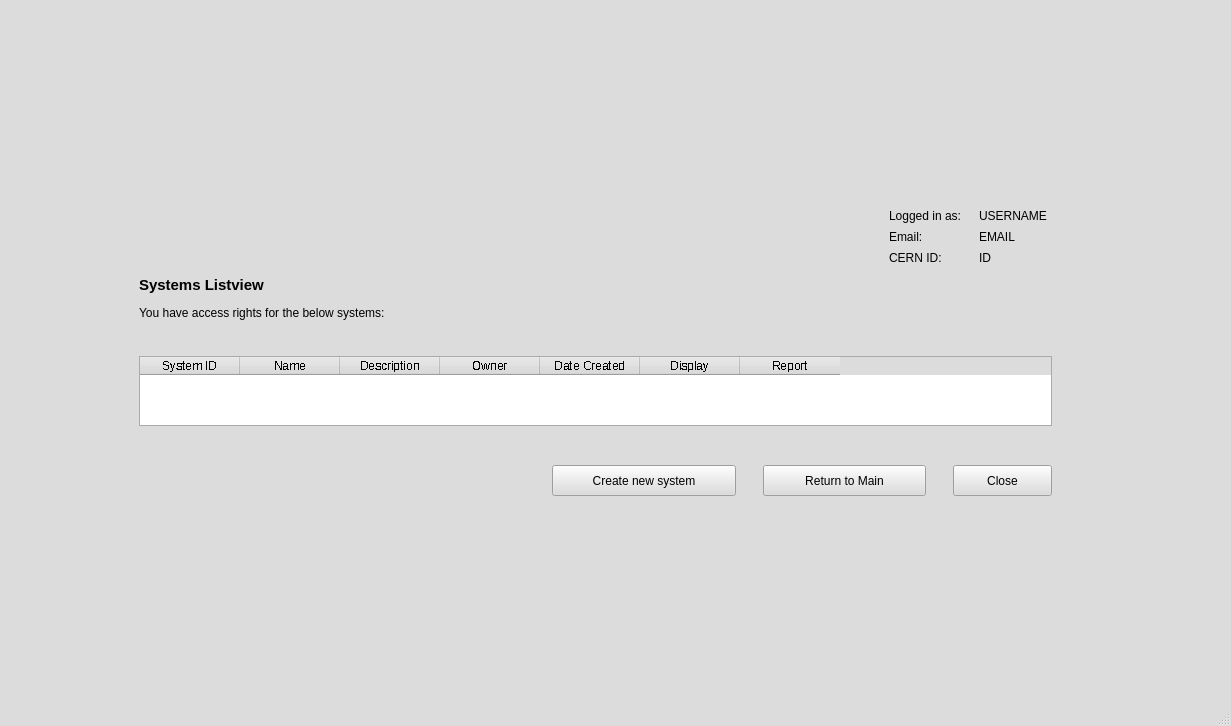
<?xml version="1.0" encoding="UTF-8"?>
<ui version="4.0">
 <class>MainWindow</class>
 <widget class="QMainWindow" name="MainWindow">
  <property name="geometry">
   <rect>
    <x>0</x>
    <y>0</y>
    <width>1231</width>
    <height>726</height>
   </rect>
  </property>
  <property name="palette">
   <palette>
    <active>
     <colorrole role="WindowText">
      <brush brushstyle="SolidPattern">
       <color alpha="255">
        <red>0</red>
        <green>0</green>
        <blue>0</blue>
       </color>
      </brush>
     </colorrole>
     <colorrole role="Button">
      <brush brushstyle="SolidPattern">
       <color alpha="255">
        <red>220</red>
        <green>220</green>
        <blue>220</blue>
       </color>
      </brush>
     </colorrole>
     <colorrole role="Light">
      <brush brushstyle="SolidPattern">
       <color alpha="255">
        <red>255</red>
        <green>255</green>
        <blue>255</blue>
       </color>
      </brush>
     </colorrole>
     <colorrole role="Midlight">
      <brush brushstyle="SolidPattern">
       <color alpha="255">
        <red>237</red>
        <green>237</green>
        <blue>237</blue>
       </color>
      </brush>
     </colorrole>
     <colorrole role="Dark">
      <brush brushstyle="SolidPattern">
       <color alpha="255">
        <red>110</red>
        <green>110</green>
        <blue>110</blue>
       </color>
      </brush>
     </colorrole>
     <colorrole role="Mid">
      <brush brushstyle="SolidPattern">
       <color alpha="255">
        <red>147</red>
        <green>147</green>
        <blue>147</blue>
       </color>
      </brush>
     </colorrole>
     <colorrole role="Text">
      <brush brushstyle="SolidPattern">
       <color alpha="255">
        <red>0</red>
        <green>0</green>
        <blue>0</blue>
       </color>
      </brush>
     </colorrole>
     <colorrole role="BrightText">
      <brush brushstyle="SolidPattern">
       <color alpha="255">
        <red>255</red>
        <green>255</green>
        <blue>255</blue>
       </color>
      </brush>
     </colorrole>
     <colorrole role="ButtonText">
      <brush brushstyle="SolidPattern">
       <color alpha="255">
        <red>0</red>
        <green>0</green>
        <blue>0</blue>
       </color>
      </brush>
     </colorrole>
     <colorrole role="Base">
      <brush brushstyle="SolidPattern">
       <color alpha="255">
        <red>255</red>
        <green>255</green>
        <blue>255</blue>
       </color>
      </brush>
     </colorrole>
     <colorrole role="Window">
      <brush brushstyle="SolidPattern">
       <color alpha="255">
        <red>220</red>
        <green>220</green>
        <blue>220</blue>
       </color>
      </brush>
     </colorrole>
     <colorrole role="Shadow">
      <brush brushstyle="SolidPattern">
       <color alpha="255">
        <red>0</red>
        <green>0</green>
        <blue>0</blue>
       </color>
      </brush>
     </colorrole>
     <colorrole role="AlternateBase">
      <brush brushstyle="SolidPattern">
       <color alpha="255">
        <red>237</red>
        <green>237</green>
        <blue>237</blue>
       </color>
      </brush>
     </colorrole>
     <colorrole role="ToolTipBase">
      <brush brushstyle="SolidPattern">
       <color alpha="255">
        <red>255</red>
        <green>255</green>
        <blue>220</blue>
       </color>
      </brush>
     </colorrole>
     <colorrole role="ToolTipText">
      <brush brushstyle="SolidPattern">
       <color alpha="255">
        <red>0</red>
        <green>0</green>
        <blue>0</blue>
       </color>
      </brush>
     </colorrole>
    </active>
    <inactive>
     <colorrole role="WindowText">
      <brush brushstyle="SolidPattern">
       <color alpha="255">
        <red>0</red>
        <green>0</green>
        <blue>0</blue>
       </color>
      </brush>
     </colorrole>
     <colorrole role="Button">
      <brush brushstyle="SolidPattern">
       <color alpha="255">
        <red>220</red>
        <green>220</green>
        <blue>220</blue>
       </color>
      </brush>
     </colorrole>
     <colorrole role="Light">
      <brush brushstyle="SolidPattern">
       <color alpha="255">
        <red>255</red>
        <green>255</green>
        <blue>255</blue>
       </color>
      </brush>
     </colorrole>
     <colorrole role="Midlight">
      <brush brushstyle="SolidPattern">
       <color alpha="255">
        <red>237</red>
        <green>237</green>
        <blue>237</blue>
       </color>
      </brush>
     </colorrole>
     <colorrole role="Dark">
      <brush brushstyle="SolidPattern">
       <color alpha="255">
        <red>110</red>
        <green>110</green>
        <blue>110</blue>
       </color>
      </brush>
     </colorrole>
     <colorrole role="Mid">
      <brush brushstyle="SolidPattern">
       <color alpha="255">
        <red>147</red>
        <green>147</green>
        <blue>147</blue>
       </color>
      </brush>
     </colorrole>
     <colorrole role="Text">
      <brush brushstyle="SolidPattern">
       <color alpha="255">
        <red>0</red>
        <green>0</green>
        <blue>0</blue>
       </color>
      </brush>
     </colorrole>
     <colorrole role="BrightText">
      <brush brushstyle="SolidPattern">
       <color alpha="255">
        <red>255</red>
        <green>255</green>
        <blue>255</blue>
       </color>
      </brush>
     </colorrole>
     <colorrole role="ButtonText">
      <brush brushstyle="SolidPattern">
       <color alpha="255">
        <red>0</red>
        <green>0</green>
        <blue>0</blue>
       </color>
      </brush>
     </colorrole>
     <colorrole role="Base">
      <brush brushstyle="SolidPattern">
       <color alpha="255">
        <red>255</red>
        <green>255</green>
        <blue>255</blue>
       </color>
      </brush>
     </colorrole>
     <colorrole role="Window">
      <brush brushstyle="SolidPattern">
       <color alpha="255">
        <red>220</red>
        <green>220</green>
        <blue>220</blue>
       </color>
      </brush>
     </colorrole>
     <colorrole role="Shadow">
      <brush brushstyle="SolidPattern">
       <color alpha="255">
        <red>0</red>
        <green>0</green>
        <blue>0</blue>
       </color>
      </brush>
     </colorrole>
     <colorrole role="AlternateBase">
      <brush brushstyle="SolidPattern">
       <color alpha="255">
        <red>237</red>
        <green>237</green>
        <blue>237</blue>
       </color>
      </brush>
     </colorrole>
     <colorrole role="ToolTipBase">
      <brush brushstyle="SolidPattern">
       <color alpha="255">
        <red>255</red>
        <green>255</green>
        <blue>220</blue>
       </color>
      </brush>
     </colorrole>
     <colorrole role="ToolTipText">
      <brush brushstyle="SolidPattern">
       <color alpha="255">
        <red>0</red>
        <green>0</green>
        <blue>0</blue>
       </color>
      </brush>
     </colorrole>
    </inactive>
    <disabled>
     <colorrole role="WindowText">
      <brush brushstyle="SolidPattern">
       <color alpha="255">
        <red>110</red>
        <green>110</green>
        <blue>110</blue>
       </color>
      </brush>
     </colorrole>
     <colorrole role="Button">
      <brush brushstyle="SolidPattern">
       <color alpha="255">
        <red>220</red>
        <green>220</green>
        <blue>220</blue>
       </color>
      </brush>
     </colorrole>
     <colorrole role="Light">
      <brush brushstyle="SolidPattern">
       <color alpha="255">
        <red>255</red>
        <green>255</green>
        <blue>255</blue>
       </color>
      </brush>
     </colorrole>
     <colorrole role="Midlight">
      <brush brushstyle="SolidPattern">
       <color alpha="255">
        <red>237</red>
        <green>237</green>
        <blue>237</blue>
       </color>
      </brush>
     </colorrole>
     <colorrole role="Dark">
      <brush brushstyle="SolidPattern">
       <color alpha="255">
        <red>110</red>
        <green>110</green>
        <blue>110</blue>
       </color>
      </brush>
     </colorrole>
     <colorrole role="Mid">
      <brush brushstyle="SolidPattern">
       <color alpha="255">
        <red>147</red>
        <green>147</green>
        <blue>147</blue>
       </color>
      </brush>
     </colorrole>
     <colorrole role="Text">
      <brush brushstyle="SolidPattern">
       <color alpha="255">
        <red>110</red>
        <green>110</green>
        <blue>110</blue>
       </color>
      </brush>
     </colorrole>
     <colorrole role="BrightText">
      <brush brushstyle="SolidPattern">
       <color alpha="255">
        <red>255</red>
        <green>255</green>
        <blue>255</blue>
       </color>
      </brush>
     </colorrole>
     <colorrole role="ButtonText">
      <brush brushstyle="SolidPattern">
       <color alpha="255">
        <red>110</red>
        <green>110</green>
        <blue>110</blue>
       </color>
      </brush>
     </colorrole>
     <colorrole role="Base">
      <brush brushstyle="SolidPattern">
       <color alpha="255">
        <red>220</red>
        <green>220</green>
        <blue>220</blue>
       </color>
      </brush>
     </colorrole>
     <colorrole role="Window">
      <brush brushstyle="SolidPattern">
       <color alpha="255">
        <red>220</red>
        <green>220</green>
        <blue>220</blue>
       </color>
      </brush>
     </colorrole>
     <colorrole role="Shadow">
      <brush brushstyle="SolidPattern">
       <color alpha="255">
        <red>0</red>
        <green>0</green>
        <blue>0</blue>
       </color>
      </brush>
     </colorrole>
     <colorrole role="AlternateBase">
      <brush brushstyle="SolidPattern">
       <color alpha="255">
        <red>220</red>
        <green>220</green>
        <blue>220</blue>
       </color>
      </brush>
     </colorrole>
     <colorrole role="ToolTipBase">
      <brush brushstyle="SolidPattern">
       <color alpha="255">
        <red>255</red>
        <green>255</green>
        <blue>220</blue>
       </color>
      </brush>
     </colorrole>
     <colorrole role="ToolTipText">
      <brush brushstyle="SolidPattern">
       <color alpha="255">
        <red>0</red>
        <green>0</green>
        <blue>0</blue>
       </color>
      </brush>
     </colorrole>
    </disabled>
   </palette>
  </property>
  <property name="mouseTracking">
   <bool>true</bool>
  </property>
  <property name="windowTitle">
   <string>Systems Window</string>
  </property>
  <widget class="QWidget" name="centralwidget">
   <property name="minimumSize">
    <size>
     <width>1231</width>
     <height>0</height>
    </size>
   </property>
   <layout class="QGridLayout" name="gridLayout_2">
    <item row="0" column="1">
     <spacer name="verticalSpacer_6">
      <property name="orientation">
       <enum>Qt::Vertical</enum>
      </property>
      <property name="sizeType">
       <enum>QSizePolicy::MinimumExpanding</enum>
      </property>
      <property name="sizeHint" stdset="0">
       <size>
        <width>20</width>
        <height>40</height>
       </size>
      </property>
     </spacer>
    </item>
    <item row="2" column="2">
     <spacer name="verticalSpacer_2">
      <property name="orientation">
       <enum>Qt::Vertical</enum>
      </property>
      <property name="sizeHint" stdset="0">
       <size>
        <width>20</width>
        <height>183</height>
       </size>
      </property>
     </spacer>
    </item>
    <item row="1" column="4">
     <spacer name="horizontalSpacer">
      <property name="orientation">
       <enum>Qt::Horizontal</enum>
      </property>
      <property name="sizeType">
       <enum>QSizePolicy::MinimumExpanding</enum>
      </property>
      <property name="sizeHint" stdset="0">
       <size>
        <width>30</width>
        <height>20</height>
       </size>
      </property>
     </spacer>
    </item>
    <item row="1" column="0">
     <spacer name="horizontalSpacer_2">
      <property name="orientation">
       <enum>Qt::Horizontal</enum>
      </property>
      <property name="sizeType">
       <enum>QSizePolicy::MinimumExpanding</enum>
      </property>
      <property name="sizeHint" stdset="0">
       <size>
        <width>81</width>
        <height>20</height>
       </size>
      </property>
     </spacer>
    </item>
    <item row="1" column="1" colspan="3">
     <layout class="QGridLayout" name="gridLayout">
      <item row="2" column="0">
       <layout class="QGridLayout" name="gridLayout_3">
        <property name="sizeConstraint">
         <enum>QLayout::SetDefaultConstraint</enum>
        </property>
        <property name="leftMargin">
         <number>8</number>
        </property>
        <property name="rightMargin">
         <number>5</number>
        </property>
        <property name="bottomMargin">
         <number>5</number>
        </property>
        <property name="horizontalSpacing">
         <number>17</number>
        </property>
        <property name="verticalSpacing">
         <number>4</number>
        </property>
        <item row="0" column="1">
         <widget class="QLabel" name="label_logged">
          <property name="text">
           <string>Logged in as:</string>
          </property>
         </widget>
        </item>
        <item row="2" column="0">
         <spacer name="horizontalSpacer_6">
          <property name="orientation">
           <enum>Qt::Horizontal</enum>
          </property>
          <property name="sizeType">
           <enum>QSizePolicy::MinimumExpanding</enum>
          </property>
          <property name="sizeHint" stdset="0">
           <size>
            <width>426</width>
            <height>20</height>
           </size>
          </property>
         </spacer>
        </item>
        <item row="3" column="2">
         <widget class="QLabel" name="label_insert_cern_id">
          <property name="text">
           <string>ID</string>
          </property>
         </widget>
        </item>
        <item row="2" column="2">
         <widget class="QLabel" name="label_insert_email">
          <property name="text">
           <string>EMAIL</string>
          </property>
         </widget>
        </item>
        <item row="3" column="1">
         <widget class="QLabel" name="label_cernid">
          <property name="text">
           <string>CERN ID:</string>
          </property>
         </widget>
        </item>
        <item row="2" column="1">
         <widget class="QLabel" name="label_email">
          <property name="text">
           <string>Email:</string>
          </property>
         </widget>
        </item>
        <item row="0" column="2">
         <widget class="QLabel" name="label_insert_user">
          <property name="text">
           <string>USERNAME</string>
          </property>
         </widget>
        </item>
       </layout>
      </item>
      <item row="5" column="0">
       <spacer name="verticalSpacer_4">
        <property name="orientation">
         <enum>Qt::Vertical</enum>
        </property>
        <property name="sizeType">
         <enum>QSizePolicy::Fixed</enum>
        </property>
        <property name="sizeHint" stdset="0">
         <size>
          <width>20</width>
          <height>30</height>
         </size>
        </property>
       </spacer>
      </item>
      <item row="4" column="0">
       <widget class="QLabel" name="label">
        <property name="text">
         <string>&lt;html&gt;&lt;head/&gt;&lt;body&gt;&lt;p&gt;&lt;span style=&quot; font-size:11pt; font-weight:600;&quot;&gt;Systems Listview&lt;/span&gt;&lt;/p&gt;&lt;p&gt;You have access rights for the below systems:&lt;/p&gt;&lt;/body&gt;&lt;/html&gt;</string>
        </property>
       </widget>
      </item>
      <item row="8" column="0">
       <layout class="QHBoxLayout" name="horizontalLayout">
        <property name="spacing">
         <number>0</number>
        </property>
        <property name="leftMargin">
         <number>0</number>
        </property>
        <item>
         <spacer name="horizontalSpacer_4">
          <property name="orientation">
           <enum>Qt::Horizontal</enum>
          </property>
          <property name="sizeType">
           <enum>QSizePolicy::MinimumExpanding</enum>
          </property>
          <property name="sizeHint" stdset="0">
           <size>
            <width>410</width>
            <height>27</height>
           </size>
          </property>
         </spacer>
        </item>
        <item>
         <widget class="QPushButton" name="button_post_system">
          <property name="minimumSize">
           <size>
            <width>184</width>
            <height>31</height>
           </size>
          </property>
          <property name="maximumSize">
           <size>
            <width>173</width>
            <height>29</height>
           </size>
          </property>
          <property name="text">
           <string>Create new system</string>
          </property>
          <property name="icon">
           <iconset>
            <normaloff>../assets/icons/file-plus.svg</normaloff>../assets/icons/file-plus.svg</iconset>
          </property>
         </widget>
        </item>
        <item>
         <spacer name="horizontalSpacer_7">
          <property name="orientation">
           <enum>Qt::Horizontal</enum>
          </property>
          <property name="sizeType">
           <enum>QSizePolicy::Fixed</enum>
          </property>
          <property name="sizeHint" stdset="0">
           <size>
            <width>27</width>
            <height>7</height>
           </size>
          </property>
         </spacer>
        </item>
        <item>
         <widget class="QPushButton" name="button_return_main">
          <property name="sizePolicy">
           <sizepolicy hsizetype="Fixed" vsizetype="Fixed">
            <horstretch>0</horstretch>
            <verstretch>0</verstretch>
           </sizepolicy>
          </property>
          <property name="minimumSize">
           <size>
            <width>163</width>
            <height>31</height>
           </size>
          </property>
          <property name="maximumSize">
           <size>
            <width>147</width>
            <height>29</height>
           </size>
          </property>
          <property name="text">
           <string>Return to Main</string>
          </property>
          <property name="icon">
           <iconset>
            <normaloff>../assets/icons/corner-down-left.svg</normaloff>../assets/icons/corner-down-left.svg</iconset>
          </property>
         </widget>
        </item>
        <item>
         <spacer name="horizontalSpacer_3">
          <property name="orientation">
           <enum>Qt::Horizontal</enum>
          </property>
          <property name="sizeType">
           <enum>QSizePolicy::Fixed</enum>
          </property>
          <property name="sizeHint" stdset="0">
           <size>
            <width>27</width>
            <height>7</height>
           </size>
          </property>
         </spacer>
        </item>
        <item>
         <widget class="QPushButton" name="button_close">
          <property name="sizePolicy">
           <sizepolicy hsizetype="Fixed" vsizetype="Fixed">
            <horstretch>0</horstretch>
            <verstretch>0</verstretch>
           </sizepolicy>
          </property>
          <property name="minimumSize">
           <size>
            <width>99</width>
            <height>31</height>
           </size>
          </property>
          <property name="maximumSize">
           <size>
            <width>99</width>
            <height>29</height>
           </size>
          </property>
          <property name="text">
           <string>Close</string>
          </property>
          <property name="icon">
           <iconset>
            <normaloff>../assets/icons/x-circle.svg</normaloff>../assets/icons/x-circle.svg</iconset>
          </property>
         </widget>
        </item>
        <item>
         <spacer name="horizontalSpacer_5">
          <property name="orientation">
           <enum>Qt::Horizontal</enum>
          </property>
          <property name="sizeType">
           <enum>QSizePolicy::Fixed</enum>
          </property>
          <property name="sizeHint" stdset="0">
           <size>
            <width>0</width>
            <height>4</height>
           </size>
          </property>
         </spacer>
        </item>
       </layout>
      </item>
      <item row="7" column="0">
       <spacer name="verticalSpacer_3">
        <property name="orientation">
         <enum>Qt::Vertical</enum>
        </property>
        <property name="sizeType">
         <enum>QSizePolicy::Fixed</enum>
        </property>
        <property name="sizeHint" stdset="0">
         <size>
          <width>31</width>
          <height>32</height>
         </size>
        </property>
       </spacer>
      </item>
      <item row="6" column="0">
       <widget class="QTableWidget" name="tableModels">
        <property name="sizePolicy">
         <sizepolicy hsizetype="Maximum" vsizetype="Maximum">
          <horstretch>0</horstretch>
          <verstretch>50</verstretch>
         </sizepolicy>
        </property>
        <property name="minimumSize">
         <size>
          <width>913</width>
          <height>66</height>
         </size>
        </property>
        <property name="maximumSize">
         <size>
          <width>16777213</width>
          <height>1121666</height>
         </size>
        </property>
        <property name="font">
         <font>
          <weight>50</weight>
          <italic>false</italic>
          <bold>false</bold>
          <stylestrategy>NoAntialias</stylestrategy>
         </font>
        </property>
        <property name="cursor" stdset="0">
         <cursorShape>ArrowCursor</cursorShape>
        </property>
        <property name="mouseTracking">
         <bool>true</bool>
        </property>
        <property name="focusPolicy">
         <enum>Qt::StrongFocus</enum>
        </property>
        <property name="sizeAdjustPolicy">
         <enum>QAbstractScrollArea::AdjustToContentsOnFirstShow</enum>
        </property>
        <property name="dragEnabled">
         <bool>true</bool>
        </property>
        <property name="sortingEnabled">
         <bool>true</bool>
        </property>
        <column>
         <property name="text">
          <string>System ID</string>
         </property>
         <property name="textAlignment">
          <set>AlignCenter</set>
         </property>
        </column>
        <column>
         <property name="text">
          <string>Name</string>
         </property>
        </column>
        <column>
         <property name="text">
          <string>Description</string>
         </property>
        </column>
        <column>
         <property name="text">
          <string>Owner</string>
         </property>
        </column>
        <column>
         <property name="text">
          <string>Date Created</string>
         </property>
        </column>
        <column>
         <property name="text">
          <string>Display</string>
         </property>
         <property name="textAlignment">
          <set>AlignCenter</set>
         </property>
         <property name="foreground">
          <brush brushstyle="NoBrush">
           <color alpha="255">
            <red>0</red>
            <green>0</green>
            <blue>0</blue>
           </color>
          </brush>
         </property>
        </column>
        <column>
         <property name="text">
          <string>Report</string>
         </property>
        </column>
       </widget>
      </item>
      <item row="6" column="1">
       <spacer name="horizontalSpacer_8">
        <property name="orientation">
         <enum>Qt::Horizontal</enum>
        </property>
        <property name="sizeType">
         <enum>QSizePolicy::Minimum</enum>
        </property>
        <property name="sizeHint" stdset="0">
         <size>
          <width>40</width>
          <height>20</height>
         </size>
        </property>
       </spacer>
      </item>
     </layout>
    </item>
   </layout>
  </widget>
  <widget class="QMenuBar" name="menubar">
   <property name="geometry">
    <rect>
     <x>0</x>
     <y>0</y>
     <width>1231</width>
     <height>21</height>
    </rect>
   </property>
  </widget>
  <widget class="QStatusBar" name="statusbar"/>
 </widget>
 <resources/>
 <connections/>
</ui>
